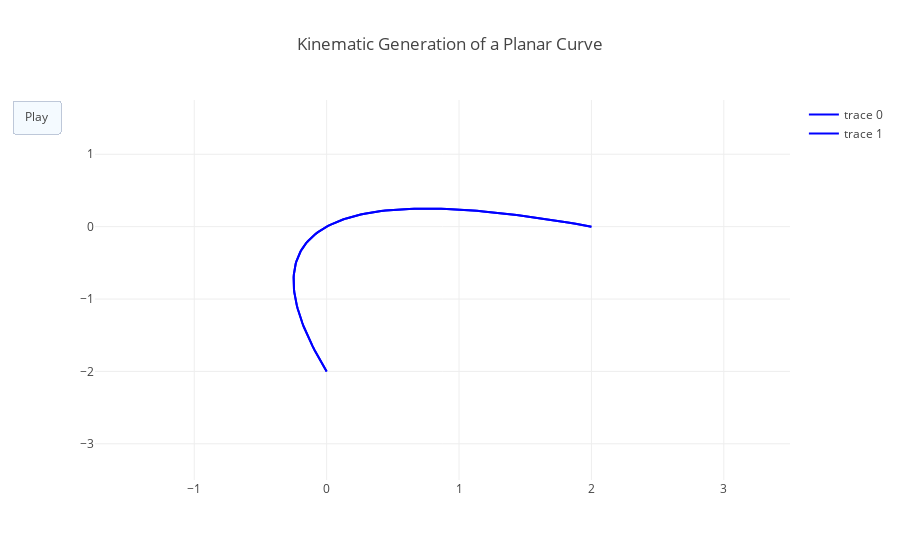

Here is the notebook cell this chart was saved with:
### Code cell
from plotly.offline import init_notebook_mode, iplot
from IPython.display import display, HTML
import numpy as np

init_notebook_mode(connected=True)

t=np.linspace(-1,1,100)
x=t+t**2
y=t-t**2
xm=np.min(x)-1.5
xM=np.max(x)+1.5
ym=np.min(y)-1.5
yM=np.max(y)+1.5
N=50
s=np.linspace(-1,1,N)
xx=s+s**2
yy=s-s**2

data=[dict(x=x, y=y, 
           mode='lines', 
           line=dict(width=2, color='blue')
          ),
      dict(x=x, y=y, 
           mode='lines', 
           line=dict(width=2, color='blue')
          )
    ]

layout=dict(xaxis=dict(range=[xm, xM], autorange=False, zeroline=False),
            yaxis=dict(range=[ym, yM], autorange=False, zeroline=False),
            title='Kinematic Generation of a Planar Curve', hovermode='closest',
            updatemenus= [{'type': 'buttons',
                           'buttons': [{'label': 'Play',
                                        'method': 'animate',
                                        'args': [None]}]}])

frames=[dict(data=[dict(x=[xx[k]], 
                        y=[yy[k]], 
                        mode='markers', 
                        marker=dict(color='red', size=10)
                        )
                  ]) for k in range(N)]    

print (frames)

figure1=dict(data=data, layout=layout, frames=frames)          
iplot(figure1)

#py.icreate_animations(figure, filename='animation_test'+str(time.time()))
